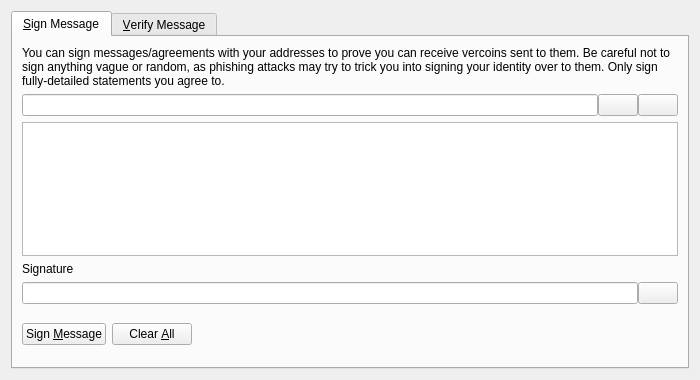
<?xml version="1.0" encoding="UTF-8"?>
<ui version="4.0">
 <class>SignVerifyMessageDialog</class>
 <widget class="QDialog" name="SignVerifyMessageDialog">
  <property name="geometry">
   <rect>
    <x>0</x>
    <y>0</y>
    <width>700</width>
    <height>380</height>
   </rect>
  </property>
  <property name="windowTitle">
   <string>Signatures - Sign / Verify a Message</string>
  </property>
  <property name="modal">
   <bool>true</bool>
  </property>
  <layout class="QVBoxLayout" name="verticalLayout">
   <item>
    <widget class="QTabWidget" name="tabWidget">
     <property name="currentIndex">
      <number>0</number>
     </property>
     <widget class="QWidget" name="tabSignMessage">
      <attribute name="title">
       <string>&amp;Sign Message</string>
      </attribute>
      <layout class="QVBoxLayout" name="verticalLayout_SM">
       <item>
        <widget class="QLabel" name="infoLabel_SM">
         <property name="text">
          <string>You can sign messages/agreements with your addresses to prove you can receive vercoins sent to them. Be careful not to sign anything vague or random, as phishing attacks may try to trick you into signing your identity over to them. Only sign fully-detailed statements you agree to.</string>
         </property>
         <property name="textFormat">
          <enum>Qt::PlainText</enum>
         </property>
         <property name="wordWrap">
          <bool>true</bool>
         </property>
        </widget>
       </item>
       <item>
        <layout class="QHBoxLayout" name="horizontalLayout_1_SM">
         <property name="spacing">
          <number>0</number>
         </property>
         <item>
          <widget class="QValidatedLineEdit" name="addressIn_SM">
           <property name="toolTip">
            <string>The Vercoin address to sign the message with</string>
           </property>
          </widget>
         </item>
         <item>
          <widget class="QPushButton" name="addressBookButton_SM">
           <property name="toolTip">
            <string>Choose previously used address</string>
           </property>
           <property name="text">
            <string/>
           </property>
           <property name="icon">
            <iconset resource="../bitcoin.qrc">
             <normaloff>:/icons/address-book</normaloff>:/icons/address-book</iconset>
           </property>
           <property name="shortcut">
            <string>Alt+A</string>
           </property>
           <property name="autoDefault">
            <bool>false</bool>
           </property>
          </widget>
         </item>
         <item>
          <widget class="QPushButton" name="pasteButton_SM">
           <property name="toolTip">
            <string>Paste address from clipboard</string>
           </property>
           <property name="text">
            <string/>
           </property>
           <property name="icon">
            <iconset resource="../bitcoin.qrc">
             <normaloff>:/icons/editpaste</normaloff>:/icons/editpaste</iconset>
           </property>
           <property name="shortcut">
            <string>Alt+P</string>
           </property>
           <property name="autoDefault">
            <bool>false</bool>
           </property>
          </widget>
         </item>
        </layout>
       </item>
       <item>
        <widget class="QPlainTextEdit" name="messageIn_SM">
         <property name="toolTip">
          <string>Enter the message you want to sign here</string>
         </property>
        </widget>
       </item>
       <item>
        <widget class="QLabel" name="signatureLabel_SM">
         <property name="text">
          <string>Signature</string>
         </property>
         <property name="textFormat">
          <enum>Qt::PlainText</enum>
         </property>
        </widget>
       </item>
       <item>
        <layout class="QHBoxLayout" name="horizontalLayout_2_SM">
         <property name="spacing">
          <number>0</number>
         </property>
         <item>
          <widget class="QLineEdit" name="signatureOut_SM">
           <property name="font">
            <font>
             <italic>true</italic>
            </font>
           </property>
           <property name="readOnly">
            <bool>true</bool>
           </property>
          </widget>
         </item>
         <item>
          <widget class="QPushButton" name="copySignatureButton_SM">
           <property name="toolTip">
            <string>Copy the current signature to the system clipboard</string>
           </property>
           <property name="text">
            <string/>
           </property>
           <property name="icon">
            <iconset resource="../bitcoin.qrc">
             <normaloff>:/icons/editcopy</normaloff>:/icons/editcopy</iconset>
           </property>
           <property name="autoDefault">
            <bool>false</bool>
           </property>
          </widget>
         </item>
        </layout>
       </item>
       <item>
        <layout class="QHBoxLayout" name="horizontalLayout_3_SM">
         <item>
          <widget class="QPushButton" name="signMessageButton_SM">
           <property name="toolTip">
            <string>Sign the message to prove you own this Vercoin address</string>
           </property>
           <property name="text">
            <string>Sign &amp;Message</string>
           </property>
           <property name="icon">
            <iconset resource="../bitcoin.qrc">
             <normaloff>:/icons/edit</normaloff>:/icons/edit</iconset>
           </property>
           <property name="autoDefault">
            <bool>false</bool>
           </property>
          </widget>
         </item>
         <item>
          <widget class="QPushButton" name="clearButton_SM">
           <property name="toolTip">
            <string>Reset all sign message fields</string>
           </property>
           <property name="text">
            <string>Clear &amp;All</string>
           </property>
           <property name="icon">
            <iconset resource="../bitcoin.qrc">
             <normaloff>:/icons/remove</normaloff>:/icons/remove</iconset>
           </property>
           <property name="autoDefault">
            <bool>false</bool>
           </property>
          </widget>
         </item>
         <item>
          <spacer name="horizontalSpacer_1_SM">
           <property name="orientation">
            <enum>Qt::Horizontal</enum>
           </property>
           <property name="sizeHint" stdset="0">
            <size>
             <width>40</width>
             <height>48</height>
            </size>
           </property>
          </spacer>
         </item>
         <item>
          <widget class="QLabel" name="statusLabel_SM">
           <property name="font">
            <font>
             <weight>75</weight>
             <bold>true</bold>
            </font>
           </property>
           <property name="text">
            <string/>
           </property>
           <property name="wordWrap">
            <bool>true</bool>
           </property>
          </widget>
         </item>
         <item>
          <spacer name="horizontalSpacer_2_SM">
           <property name="orientation">
            <enum>Qt::Horizontal</enum>
           </property>
           <property name="sizeHint" stdset="0">
            <size>
             <width>40</width>
             <height>48</height>
            </size>
           </property>
          </spacer>
         </item>
        </layout>
       </item>
      </layout>
     </widget>
     <widget class="QWidget" name="tabVerifyMessage">
      <attribute name="title">
       <string>&amp;Verify Message</string>
      </attribute>
      <layout class="QVBoxLayout" name="verticalLayout_VM">
       <item>
        <widget class="QLabel" name="infoLabel_VM">
         <property name="text">
          <string>Enter the receiver's address, message (ensure you copy line breaks, spaces, tabs, etc. exactly) and signature below to verify the message. Be careful not to read more into the signature than what is in the signed message itself, to avoid being tricked by a man-in-the-middle attack. Note that this only proves the signing party receives with the address, it cannot prove sendership of any transaction!</string>
         </property>
         <property name="textFormat">
          <enum>Qt::PlainText</enum>
         </property>
         <property name="alignment">
          <set>Qt::AlignLeading|Qt::AlignLeft|Qt::AlignTop</set>
         </property>
         <property name="wordWrap">
          <bool>true</bool>
         </property>
        </widget>
       </item>
       <item>
        <layout class="QHBoxLayout" name="horizontalLayout_1_VM">
         <property name="spacing">
          <number>0</number>
         </property>
         <item>
          <widget class="QValidatedLineEdit" name="addressIn_VM">
           <property name="toolTip">
            <string>The Vercoin address the message was signed with</string>
           </property>
          </widget>
         </item>
         <item>
          <widget class="QPushButton" name="addressBookButton_VM">
           <property name="toolTip">
            <string>Choose previously used address</string>
           </property>
           <property name="text">
            <string/>
           </property>
           <property name="icon">
            <iconset resource="../bitcoin.qrc">
             <normaloff>:/icons/address-book</normaloff>:/icons/address-book</iconset>
           </property>
           <property name="shortcut">
            <string>Alt+A</string>
           </property>
           <property name="autoDefault">
            <bool>false</bool>
           </property>
          </widget>
         </item>
        </layout>
       </item>
       <item>
        <widget class="QPlainTextEdit" name="messageIn_VM"/>
       </item>
       <item>
        <widget class="QValidatedLineEdit" name="signatureIn_VM"/>
       </item>
       <item>
        <layout class="QHBoxLayout" name="horizontalLayout_2_VM">
         <item>
          <widget class="QPushButton" name="verifyMessageButton_VM">
           <property name="toolTip">
            <string>Verify the message to ensure it was signed with the specified Vercoin address</string>
           </property>
           <property name="text">
            <string>Verify &amp;Message</string>
           </property>
           <property name="icon">
            <iconset resource="../bitcoin.qrc">
             <normaloff>:/icons/transaction_0</normaloff>:/icons/transaction_0</iconset>
           </property>
           <property name="autoDefault">
            <bool>false</bool>
           </property>
          </widget>
         </item>
         <item>
          <widget class="QPushButton" name="clearButton_VM">
           <property name="toolTip">
            <string>Reset all verify message fields</string>
           </property>
           <property name="text">
            <string>Clear &amp;All</string>
           </property>
           <property name="icon">
            <iconset resource="../bitcoin.qrc">
             <normaloff>:/icons/remove</normaloff>:/icons/remove</iconset>
           </property>
           <property name="autoDefault">
            <bool>false</bool>
           </property>
          </widget>
         </item>
         <item>
          <spacer name="horizontalSpacer_1_VM">
           <property name="orientation">
            <enum>Qt::Horizontal</enum>
           </property>
           <property name="sizeHint" stdset="0">
            <size>
             <width>40</width>
             <height>48</height>
            </size>
           </property>
          </spacer>
         </item>
         <item>
          <widget class="QLabel" name="statusLabel_VM">
           <property name="font">
            <font>
             <weight>75</weight>
             <bold>true</bold>
            </font>
           </property>
           <property name="text">
            <string/>
           </property>
           <property name="wordWrap">
            <bool>true</bool>
           </property>
          </widget>
         </item>
         <item>
          <spacer name="horizontalSpacer_2_VM">
           <property name="orientation">
            <enum>Qt::Horizontal</enum>
           </property>
           <property name="sizeHint" stdset="0">
            <size>
             <width>40</width>
             <height>48</height>
            </size>
           </property>
          </spacer>
         </item>
        </layout>
       </item>
      </layout>
     </widget>
    </widget>
   </item>
  </layout>
 </widget>
 <customwidgets>
  <customwidget>
   <class>QValidatedLineEdit</class>
   <extends>QLineEdit</extends>
   <header>qvalidatedlineedit.h</header>
  </customwidget>
 </customwidgets>
 <resources>
  <include location="../bitcoin.qrc"/>
 </resources>
 <connections/>
</ui>
